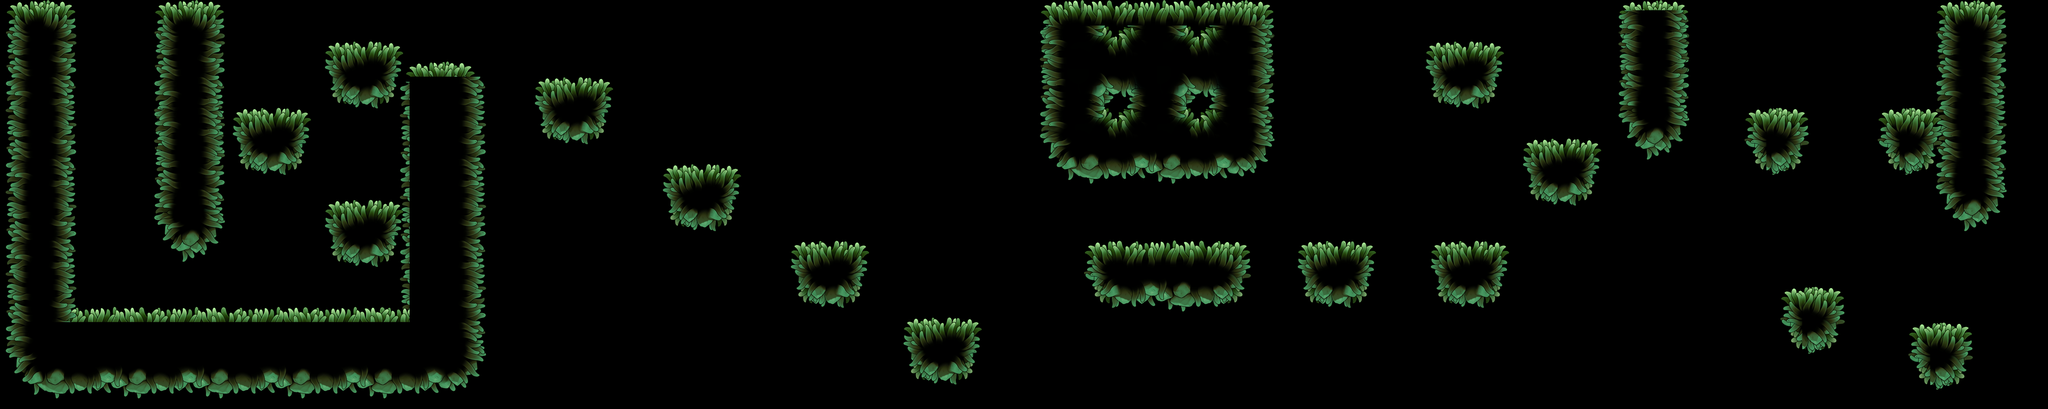

A level layout from a 2D game, rendered from its tile map. Below: a short description, then the map file with tile-grid data replaced by summaries:
An orthogonal 400x80 tile map with 32x32 px tiles, 2 tile layers (visual, Capa de patrones 1) and 10 objects (7x enemigo, spawn, bandera, checkpoint).

<map version="1.10" tiledversion="1.12.1" orientation="orthogonal" renderorder="right-down" width="400" height="80" tilewidth="32" tileheight="32" infinite="0" nextlayerid="4" nextobjectid="14">
 <tileset firstgid="1" source="musgo/musgoPiso.tsx" />
 <layer id="2" name="visual" width="400" height="80">
  <data>[32000 cells, 9 non-empty, 3 distinct tile ids]</data>
 </layer>
 <layer id="1" name="Capa de patrones 1" class="plataforma" width="400" height="80">
  <data>[32000 cells, 54 non-empty, 20 distinct tile ids]</data>
 </layer>
 <objectgroup id="3" name="Capa de Objetos 1">
  <object id="1" name="spawn" type="spawn" x="576" y="32" width="288" height="288" />
  <object id="4" type="enemigo" x="2656" y="192" width="192" height="224" />
  <object id="5" type="enemigo" x="4288" y="896" width="192" height="224" />
  <object id="6" type="enemigo" x="9088" y="1376" width="192" height="224" />
  <object id="8" type="enemigo" x="9056" y="128" width="192" height="224" />
  <object id="9" type="enemigo" x="11232" y="1664" width="192" height="224" />
  <object id="10" type="enemigo" x="11840" y="544" width="192" height="224" />
  <object id="7" type="enemigo" x="5792" y="1856" width="192" height="224" />
  <object id="11" name="bandera" type="bandera" x="11968" y="1728" width="288" height="352" />
  <object id="13" name="checkpoint" type="checkpoint" x="7136" y="1312" width="288" height="288" />
 </objectgroup>
</map>
